Frame 1 (no input): blank canvas, image omitted
Frame 60 (the mouse pressed at the canvas centre just before this capture): blank canvas, image omitted
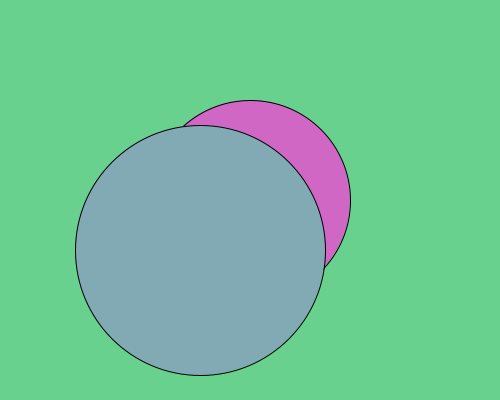
Frame 120 (the mouse held since frame 60 and released just before this capture)

The Processing sketch whose frames 1 and 60 were blank and that drew this single picture after the mouse press (run headless with seeded random() and noise(); from frame 60 on, the mouse is pressed at the canvas centre):

// Processing sketch: Animated_drawing_challenge1
// ── Animated_drawing_challenge1.pde
//Challenge1 (animated drawing with no cursor)

void setup()

{
 size(500,400); 
}

void draw()

{

background(#67D18D);//green
fill(#D167C5);//pink
noCursor();
circle(mouseX,mouseY,mouseY);  //grow in size when down reduce when up, stay the same horizontally
//the size of the circle is determined by the y mouse coordinate.


fill(#81AAB4);//blue
noCursor();
circle(mouseY,mouseX,mouseX);////grow in size when down reduce when up, stay the same horizontally
}//the size of the circle is determined by the x mouse coordinate.
